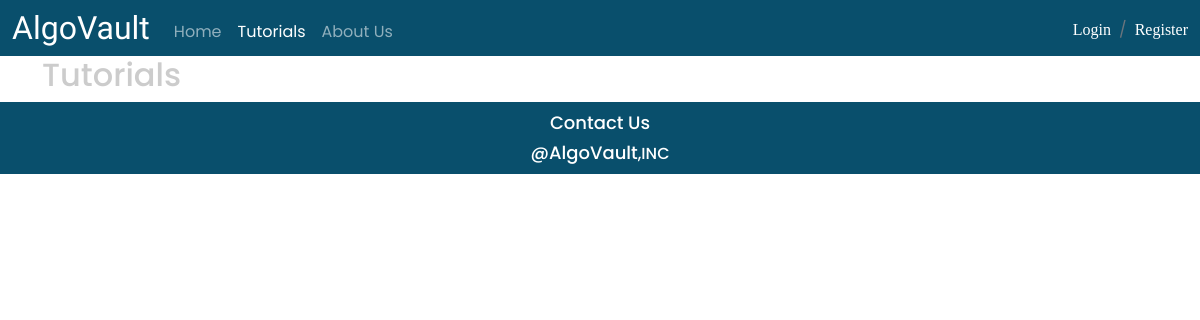
The app's page /tutorials, older data.
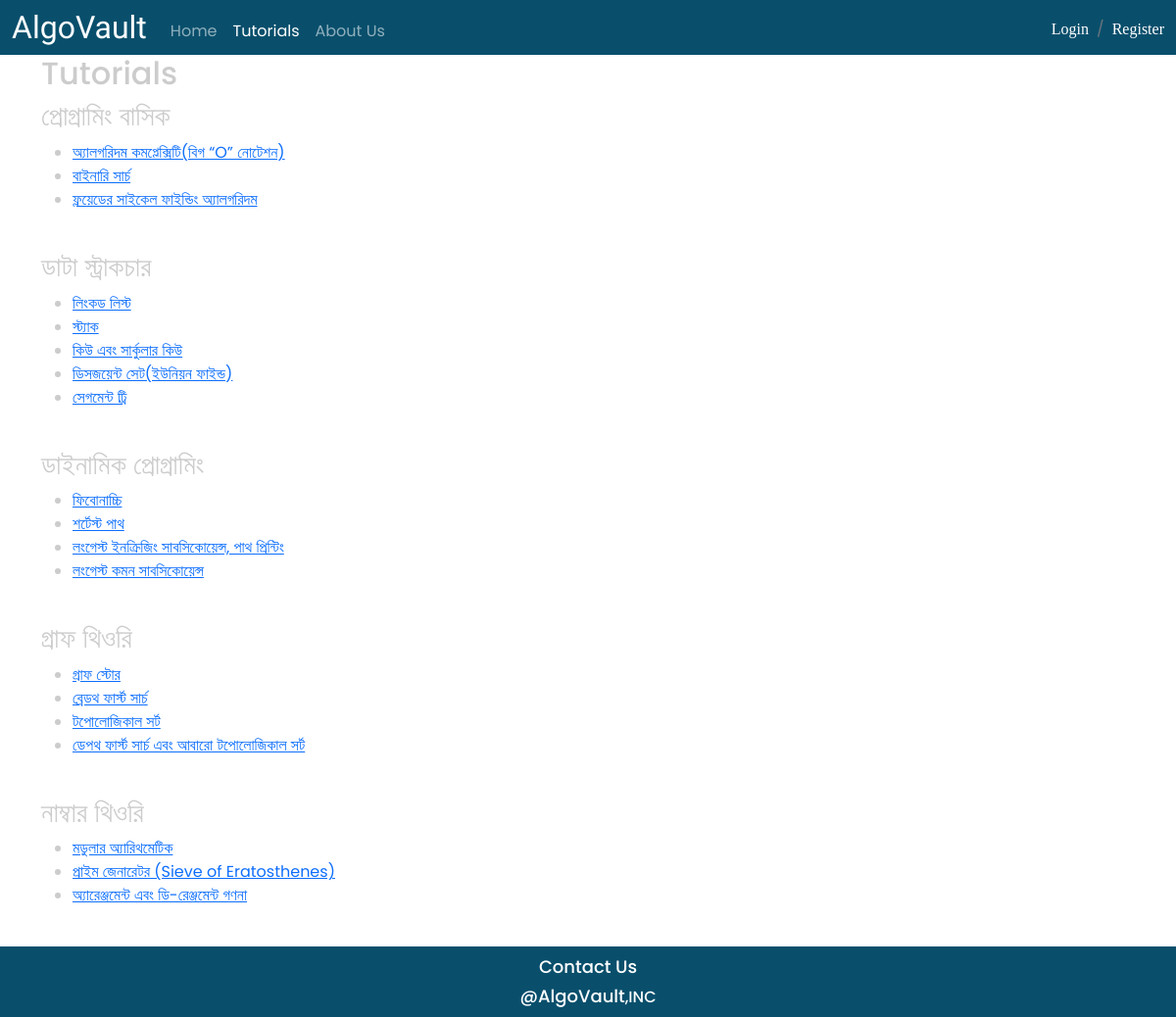
The same page, newer data.
### main_app/models.py (models this page shows, shortened)
class Tutorial(models.Model):
    tag_choices = (
        ('প্রোগ্রামিং বাসিক', 'রোগ্রামিং বাসিক'),
        ('নাম্বার থিওরি', 'নাম্বার থিওরি'),
        ('ডাটা স্ট্রাকচার', 'ডাটা স্ট্রাকচার'),
        ('ডাইনামিক প্রোগ্রামিং', 'ডাইনামিক প্রোগ্রামিং'),
        ('গ্রাফ থিওরি', 'গ্রাফ থিওরি')
    )
    level_choices = (
        (1, 1), (2, 2), (3, 3), (4, 4), (5, 5)
    )
    title = models.CharField(max_length=200, null=True)
    tag = models.CharField(max_length=100, choices=tag_choices)
    level = models.IntegerField(null=True, choices=level_choices)
    content = RichTextField()
    isApproved = models.BooleanField(default=False)
    author = models.ForeignKey(User, on_delete=models.CASCADE)

### main_app/views.py (the view)
# urls.py: path('tutorials', views.tutorial_list, name='tutorials'),
def tutorial_list(request):
    tut_obj = Tutorial.objects.filter(isApproved=True).order_by('level')
    tut_dict = {}
    for tut in tut_obj:
        tut_dict[tut.tag] = []
    for tut in tut_obj:
        tut_dict[tut.tag].append(tut)
    return render(request, 'main_app/tutoriallist.html', {'tutorials': tut_dict})

### main_app/Templates/main_app/tutoriallist.html (shortened to what this page needs)
<!DOCTYPE html>
{% load static %}
<html lang="en">
<head>
    <link rel="stylesheet" href="{% static 'main_app/home.css' %}">
    <link rel="stylesheet" href="{% static 'main_app/all.css' %}">
    <link rel="stylesheet" href="{% static 'main_app/bootstrap.min.css' %}">
</head>
<body>
    <section>
   <nav class="navbar navbar-expand-md navbar-dark">
    <div class="container-fluid">
      <a class="navbar-brand" href="{% url 'home' %}">AlgoVault</a>
    <div class="collapse navbar-collapse" id="navbarSupportedContent">
        <ul class="navbar-nav me-auto mb-1 ">
        <li class="nav-item">
            <a class="nav-link"  href="{% url 'home' %}">Home</a>
        </li>
        <li class="nav-item">
            <a class="nav-link active" area-current="page" href="{% url 'tutorials' %}">Tutorials</a>
        </li>
        <li class="nav-item">
            <a class="nav-link" href="{% url 'aboutUs' %}">About Us</a>
        </li>
        </ul>
    {% if user.is_authenticated %}
        <form class="d-flex">
            <div class="dropdown">
                <button class="btn btn-info dropdown-toggle" type="button" id="dropdownMenuButton" data-toggle="dropdown" aria-haspopup="true" aria-expanded="false">
                    {{ user.username }}
                </button>
                <div class="dropdown-menu " aria-labelledby="dropdownMenuButton">
                    <a class="dropdown-item" href="{% url 'profile' %}">Profile</a>
                            <a class="dropdown-item" href="{% url 'approvedposts' %}">My Posts</a>
                            <a class="dropdown-item" href="{% url 'progress' %}">My Progress</a>
                </div>
            </div>
           <button class="shuvo" type="submit" formaction="{% url 'logout' %}">Log Out</button>
        </form>
    {% else %}
        <div class="box  ">
            <div class="breadcrumb">
              <li class="breadcrumb-item"><a href="{% url 'login' %}">Login</a></li>
              <li class="breadcrumb-item"><a href="{% url 'signup' %}">Register</a></li>
            </div>
        </div>
    {% endif %}
    </div>
    </div>
    </nav>
    </section>
    <div class="container">
        <h2 class="articlename">Tutorials</h2>
    </div>
    {% for tag, tutorial in tutorials.items %}
        <div class="container">
            <h3 class="articlename">{{ tag }}</h3>
             <div class="topicname">
                 <ul>
                     {% for item in tutorial %}
                        <li> <a href="{% url 'tutDetails' item.id %}">{{ item.title }}</a></li>
                     {% endfor %}
                 </ul>
            </div>
        </div>
        <br>
    {% endfor %}
    <footer>
        <h6> <a href="{% url 'contactUs' %}">Contact Us</a> </h6>
        <h6> <a href="#">@AlgoVault</a>,INC</h6>
    </footer>
</body>
</html>

### main_app/static/main_app/home.css (style rules this page uses)
body { background-color: FFFFFF !important; color: rgb(204, 204, 204) !important; }
footer { height: 36px; font-family: 'Poppins', sans-serif; font-style: normal; font-weight: bold; font-size: 1em; line-height: 36px; text-align: center; margin-top:7px; color: white; }
footer { text-decoration: none; background-color: rgb(148, 181, 231); color:white; margin-top: 0vh; background: #094F6C; padding-top: 10px; height: 72px; }
footer a { text-decoration: none; color: white; font-size: 18px; font-style: normal; margin-top: 80px!important; }
.navbar { background-color: #094F6C; height: 7vh!important; }
.navbar-brand { font-family: 'Lobster', cursive; font-style: normal; font-weight: normal; font-size: 2rem!important; font-weight: 500; }
.breadcrumb-item { margin-top: 20px; }
.box li a { font-family: '', cursive; font-size: 1rem; color: #fff; text-decoration: none; text-align: center!important; }
.nav-link { font-family: 'Poppins', sans-serif; font-style: normal; font-size: 1em; line-height: 0px; justify-content: space-between; margin-top:1.5vh; }
* { margin:0px; padding: 0; font-family: 'poppins', sans-serif; box-sizing: border-box; }

Row changes from the older to the newer data that the page shows:
added Tutorial: tag "প্রোগ্রামিং বাসিক", title "অ্যালগরিদম কমপ্লেক্সিটি(বিগ “O” নোটেশন)"
added Tutorial: title "বাইনারি সার্চ", shown under "প্রোগ্রামিং বাসিক"
added Tutorial: title "ফ্লয়েডের সাইকেল ফাইন্ডিং অ্যালগরিদম", shown under "প্রোগ্রামিং বাসিক"
added Tutorial: tag "ডাটা স্ট্রাকচার", title "লিংকড লিস্ট"
added Tutorial: title "স্ট্যাক", shown under "ডাটা স্ট্রাকচার"
added Tutorial: title "কিউ এবং সার্কুলার কিউ", shown under "ডাটা স্ট্রাকচার"
added Tutorial: title "ডিসজয়েন্ট সেট(ইউনিয়ন ফাইন্ড)", shown under "ডাটা স্ট্রাকচার"
added Tutorial: title "সেগমেন্ট ট্রি", shown under "ডাটা স্ট্রাকচার"
added Tutorial: tag "ডাইনামিক প্রোগ্রামিং", title "ফিবোনাচ্চি"
added Tutorial: title "শর্টেস্ট পাথ", shown under "ডাইনামিক প্রোগ্রামিং"
added Tutorial: title "লংগেস্ট ইনক্রিজিং সাবসিকোয়েন্স, পাথ প্রিন্টিং", shown under "ডাইনামিক প্রোগ্রামিং"
added Tutorial: title "লংগেস্ট কমন সাবসিকোয়েন্স", shown under "ডাইনামিক প্রোগ্রামিং"
added Tutorial: tag "গ্রাফ থিওরি", title "গ্রাফ স্টোর"
added Tutorial: title "ব্রেডথ ফার্স্ট সার্চ", shown under "গ্রাফ থিওরি"
added Tutorial: title "টপোলোজিকাল সর্ট", shown under "গ্রাফ থিওরি"
added Tutorial: title "ডেপথ ফার্স্ট সার্চ এবং আবারো টপোলোজিকাল সর্ট", shown under "গ্রাফ থিওরি"
added Tutorial: tag "নাম্বার থিওরি", title "মডুলার অ্যারিথমেটিক"
added Tutorial: title "প্রাইম জেনারেটর (Sieve of Eratosthenes)", shown under "নাম্বার থিওরি"
added Tutorial: title "অ্যারেঞ্জমেন্ট এবং ডি-রেঞ্জমেন্ট গণনা", shown under "নাম্বার থিওরি"
